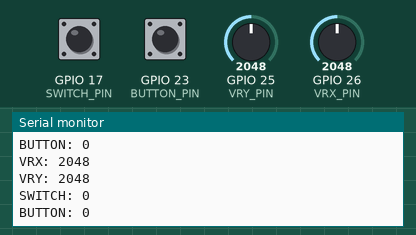
Simulated run of this sketch. Board: ESP32. Shown: the last lines printed to the serial monitor. The test bench sets the inputs (shaded band); at power-on: GPIO 25 (VRY_PIN) = 2048, GPIO 26 (VRX_PIN) = 2048, GPIO 17 (SWITCH_PIN) HIGH, GPIO 23 (BUTTON_PIN) HIGH.

Above: at 1.2 s.
1.3 s: GPIO 25 (VRY_PIN) set to 2866
At 1.56 s:
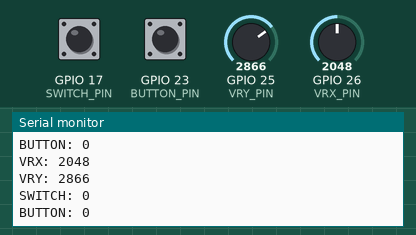
2.8 s: GPIO 26 (VRX_PIN) set to 2866
4.3 s: GPIO 17 (SWITCH_PIN) pulled LOW for 0.25 s
6.0 s: GPIO 23 (BUTTON_PIN) pulled LOW for 0.25 s
At 6.17 s:
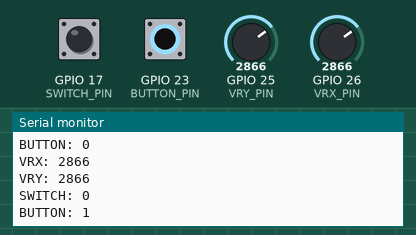
7.7 s: GPIO 25 (VRY_PIN) set to 3603
At 7.98 s:
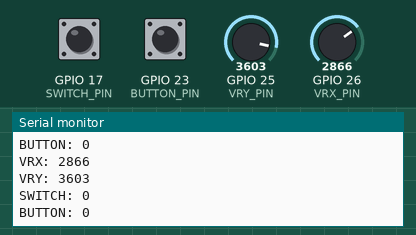
9.2 s: GPIO 26 (VRX_PIN) set to 3603
Timing chart, 0 to 11.7 s (numbered marks = the images above; inputs shaded):
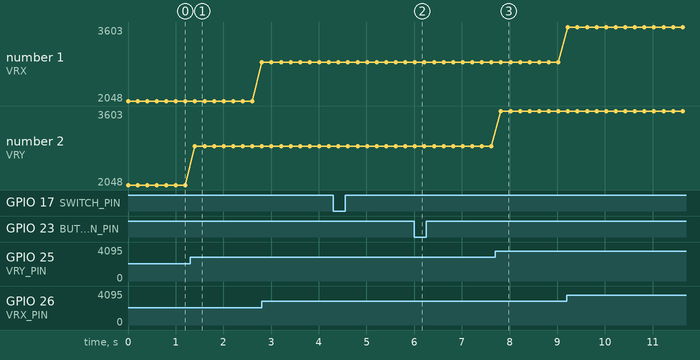

Measured:
- after the input at 1.3 s, the serial monitor: prints a new line after 0.10 s (image 1)
- after the input at 6.0 s, the serial monitor: prints a new line at once (image 2)
- after the input at 7.7 s, the serial monitor: prints a new line after 0.12 s (image 3)
- plotted number 2: 2048 → 2866 after the input at 1.3 s, 2866 → 3603 after the input at 7.7 s

The sketch:

esp32-data-module2.ino
```cpp
#define BUTTON_PIN 23
#define SWITCH_PIN 17

#define VRX_PIN 26 // ESP32 pin GPIO36 (ADC0) connected to VRX pin
#define VRY_PIN 25 // ESP32 pin GPIO39 (ADC0) connected to VRY pin


void setup() {
  Serial.begin(9600);
  pinMode(BUTTON_PIN, INPUT_PULLUP);
  pinMode(SWITCH_PIN, INPUT_PULLUP);
}

void loop() {
  int vrx_value = analogRead(VRX_PIN);
  int vry_value = analogRead(VRY_PIN);

  Serial.println(String("VRX: ") + vrx_value);
  Serial.println(String("VRY: ") + vry_value);
  Serial.println(String("SWITCH: ") + !digitalRead(SWITCH_PIN));
  Serial.println(String("BUTTON: ") + !digitalRead(BUTTON_PIN));

  delay(200);

}
```
